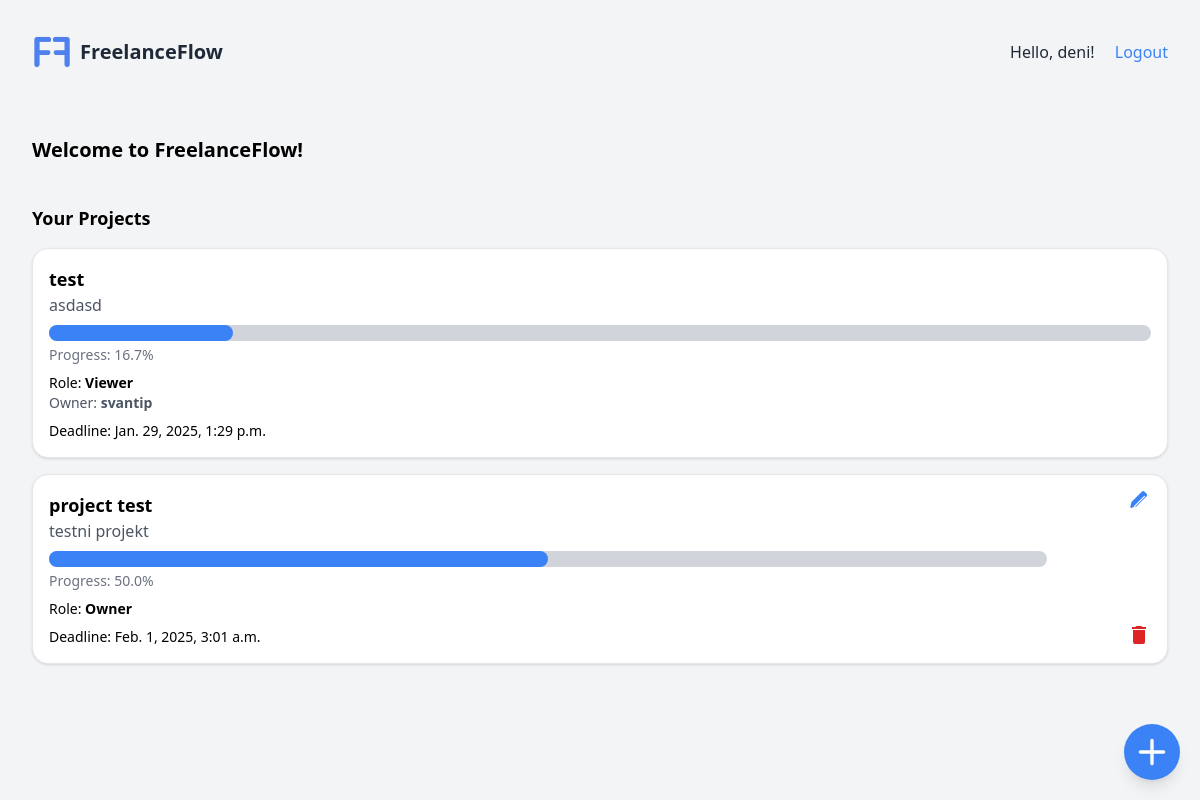
Screenshot of / (signed in) with the database file from the repository.
### myapp/models.py (models this page shows, shortened)
class Project(models.Model):
    project_id = models.BigAutoField(primary_key=True)
    PROJECT_STATUS_CHOICES = [
        ('ongoing', 'Ongoing'),         # (database_value, display_name)
        ('completed', 'Completed'),
    ]
    project_name = models.CharField(max_length=200, unique=True)
    project_description = models.TextField(blank=True)
    project_status = models.CharField(
        max_length=20, choices=PROJECT_STATUS_CHOICES)
    project_deadline = models.DateTimeField()
    project_created = models.DateTimeField(auto_now_add=True)
    project_updated = models.DateTimeField(auto_now=True)
    tags = models.ManyToManyField(Tag, related_name="projects", blank=True)
    owner = models.ForeignKey(
        User,
        on_delete=models.CASCADE,
        related_name="projects",
        null=True,  # Allows the field to accept NULL in the database
        blank=True,  # Makes it optional in forms
    )
    viewers = models.ManyToManyField(
        User, related_name="viewable_project", blank=True)
    def calculate_progress(self):
        total_tasks = self.tasks.count()
        completed_tasks = self.tasks.filter(task_status="completed").count()
        return (completed_tasks / total_tasks) * 100 if total_tasks > 0 else 0

### myapp/views.py (the view)
# urls.py: path('', views.home_view, name='home'),  # Home page
@login_required
def home_view(request):
    user = request.user
    projects = Project.objects.filter(
        owner=user) | Project.objects.filter(viewers=user)
    context = {"projects": projects}
    return render(request, "home.html", context)

### myapp/templates/home.html (shortened to what this page needs)
{% extends "base.html" %}
{% load static %}
{% block content %}
<div class="min-h-full w-full bg-gray-100">
  <div class="flex justify-between items-center p-8">
    <a href="{% url 'myapp:home' %}" class="flex items-center">
      <img src="{% static 'images/FF.png' %}" alt="FreelanceFlow Logo" class="h-10 w-auto">
      <span class="ml-2 text-xl font-bold text-gray-800">FreelanceFlow</span>
    </a>
    <div>
      {% if user.is_authenticated %}
      <p class="inline text-gray-800">Hello, {{ user.username }}!</p>
      <form action="{% url 'myapp:logout' %}" method="POST" class="inline">
        <button type="submit" class="ml-4 text-blue-500 hover:underline">Logout</button>
      </form>
      {% else %}
      <a href="{% url 'myapp:login' %}" class="text-blue-500 hover:underline"> Login </a>
      <a href="{% url 'myapp:register' %}" class="ml-4 text-blue-500 hover:underline"> Register </a>
      {% endif %}
    </div>
  </div>
  <div class="p-8">
    {% if user.is_authenticated %}
    <h1 class="text-xl font-bold mb-4 mt-5 lg:mt-0">Welcome to FreelanceFlow!</h1>
    <div class="fixed bottom-0 right-0 m-5">
      <a
        href="{% url 'myapp:create_project' %}"
        class="flex items-center bg-blue-500 text-white p-2 rounded-full shadow-lg hover:bg-blue-700"
        title="Create New Project"
      >
        <svg
          xmlns="http://www.w3.org/2000/svg"
          class="h-10 w-10"
          viewBox="0 0 24 24"
          fill="currentColor"
        >
          <path
            d="M12 4a1 1 0 011 1v6h6a1 1 0 110 2h-6v6a1 1 0 11-2 0v-6H5a1 1 0 110-2h6V5a1 1 0 011-1z"
          />
        </svg>
      </a>
    </div>
    <h2 class="text-lg font-semibold mb-4 mt-10">Your Projects</h2>
    {% if projects %}
    <ul class="space-y-4">
      {% for project in projects %}
      <li class="group relative">
        <div
          onclick="window.location.href='{% url 'myapp:project_details' project.project_id %}'"
          class="hover: cursor-pointer relative z-10 p-4 space-x-20 border rounded-2xl bg-white shadow flex flex-row justify-between transition-all duration-300 ease-in-out group-hover:w-7/8"
        >
          <div class="flex-1 text-left">
            <h3 class="text-lg font-semibold cursor-pointer">
              {{ project.project_name }}
            </h3>
            <p class="text-gray-600">{{ project.project_description }}</p>
            <div class="mt-2">
              <div class="w-full bg-gray-300 rounded-full h-4">
                <div
                  class="bg-blue-500 h-4 rounded-full"
                  style="width: {{ project.calculate_progress }}%;"
                ></div>
              </div>
              <p class="text-sm text-gray-500 mt-1">
                Progress: {{ project.calculate_progress|floatformat:1 }}%
              </p>
            </div>
            <p class="text-sm mt-2">
              Role: {% if project.owner == user %}
              <span class="font-semibold">Owner</span>
              {% else %}
              <span class="font-semibold">Viewer</span>
              <br />
              <span class="text-gray-600 text-sm">Owner: <span class="font-semibold">{{ project.owner.username }}</span></span>
              {% endif %}
            </p>
            <p class="text-sm mt-2">
              <span>Deadline: {{project.project_deadline}}</span>
            </p>
          </div>
          {% if project.owner == user %}
          <div class="flex flex-col items-center justify-between z-10">
            <a
              href="{% url 'myapp:edit_project' project.project_id %}"
              class="text-blue-500 hover:text-blue-700"
              title="Edit Project"
            >
              <svg
                xmlns="http://www.w3.org/2000/svg"
                class="h-5 w-5"
                viewBox="0 0 20 20"
                fill="currentColor"
              >
                <path
                  d="M17.414 2.586a2 2 0 010 2.828l-10 10a2 2 0 01-.828.414l-4 1a1 1 0 01-1.265-1.265l1-4a2 2 0 01.414-.828l10-10a2 2 0 012.828 0zm-2.121 2.121l-10 10-.293.293-.293 1.172 1.172-.293.293-.293 10-10L15.293 4.707z"
                />
              </svg>
            </a>
            <svg
              onclick="deleteProject(event, {{ project.project_id }})"
              class="h-6 w-6 text-red-600 hover:text-red-800 cursor-pointer"
              xmlns="http://www.w3.org/2000/svg"
              fill="currentColor"
              viewBox="0 0 24 24"
            >
              <path d="M6 19a2 2 0 002 2h8a2 2 0 002-2V7H6v12zM19 4h-3.5l-1-1h-5l-1 1H5v2h14V4z" />
            </svg>
          </div>
          {% endif %}
        </div>
      </li>
      {% endfor %}
    </ul>
    {% else %}
    <p class="text-gray-700">You have no projects to display.</p>
    {% endif %} {% else %}
    <h1 class="text-xl font-bold">Please log in to access your projects.</h1>
    {% endif %}
  </div>
</div>
{% endblock %}

### rows the page displays
Project: project_name "test", project_description "asdasd", calculate_progress "16.7", owner.username "svantip", project_deadline "Jan. 29, 2025, 1:29 p.m."
Project: project_name "project test", project_description "testni projekt", calculate_progress "50.0", shows "Owner", project_deadline "Feb. 1, 2025, 3:01 a.m."

### other values shown
{{ user.username }} "deni"
